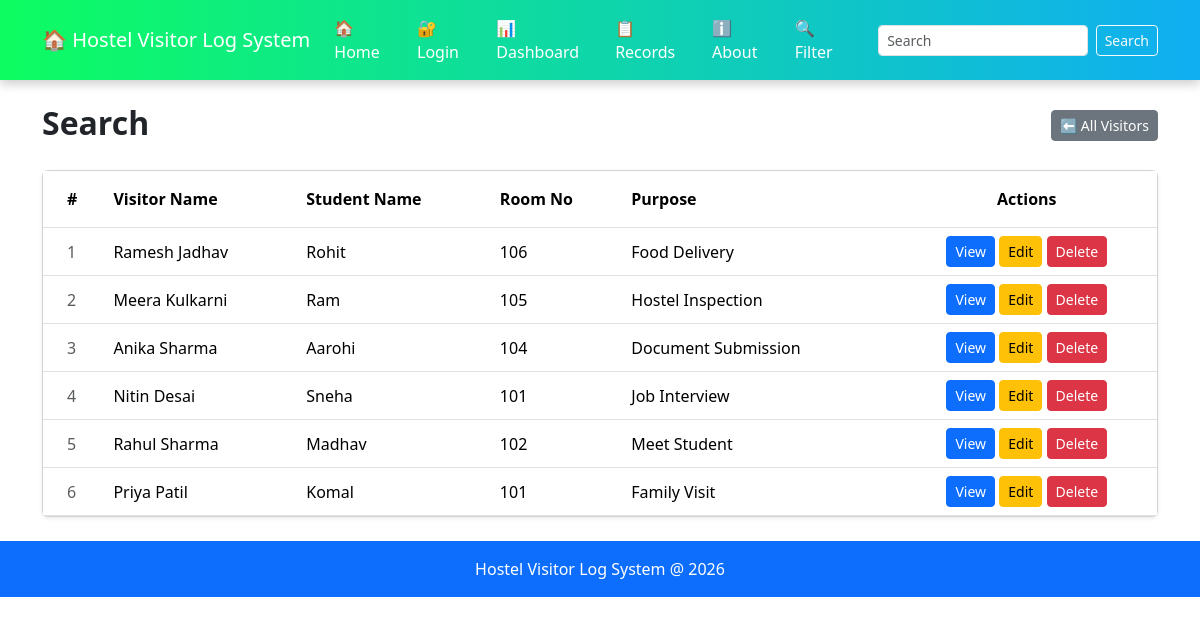
Screenshot of /search with the database file from the repository.
### tables this page shows
CREATE TABLE visitors(
        id INTEGER PRIMARY KEY AUTOINCREMENT,
        visitor_name TEXT NOT NULL,
        student_name TEXT NOT NULL,
        room_no TEXT NOT NULL,
        purpose TEXT NOT NULL
    , photo TEXT DEFAULT 'default.png');

### app.py (the view)
@app.route("/search")
def search():
    q = request.args.get('q','')
    conn = get_db()
    if q:
        visitors = conn.execute('''SELECT * FROM visitors
                                WHERE visitor_name LIKE ?
                                OR student_name LIKE ?
                                OR room_no LIKE ?
                                OR purpose LIKE ?''',
                                (f'%{q}%', f'%{q}%', f'%{q}%',f'%{q}%')).fetchall()
    else:
        visitors = conn.execute('SELECT * FROM visitors ORDER BY id DESC').fetchall()
    conn.close()
    return render_template("search.html", visitors=visitors, query=q)

### app.py (called while the page is built)
def get_db():
    conn = sqlite3.connect("Database.db")
    conn.row_factory = sqlite3.Row
    return conn

### templates/search.html (shortened to what this page needs)
{% extends "base.html" %}
{% block content %}
<div class="d-flex justify-content-between align-items-center mb-4">
    <h2 class = "fw-bold mb-1">Search</h2>
    <a href = "/search" class = "btn btn-secondary btn-sm">
         ⬅️ All Visitors
        </a>
</div>
{% if visitors %}
<div class="card shadow-sm">
    <div class="card-body p-0">
        <div class="table-responsive">
            <table class="table table-hover mb-0">
                <thead style="background-color: #1e3a5f; color:white;">
                    <tr>
                        <th class="py-3 ps-4">#</th>
                        <th class="py-3"> Visitor Name</th>
                        <th class="py-3">Student  Name</th>
                        <th class="py-3">Room No</th>
                        <th class="py-3">Purpose</th>
                        <th class="py-3 text-center">Actions</th>
                    </tr>
                </thead>
                <tbody>
                    {% for visitor  in visitors %}
                    <tr class="align-middle">
                        <td class="ps-4 text-muted">
                            {{ loop.index }}</td>
                        <td>
                            {{ visitor.visitor_name }}
                        </td>
                        <td>
                            {{ visitor.student_name }}
                        </td>
                        <td>
                            {{ visitor.room_no }}
                        </td>
                        <td>
                            {{ visitor.purpose }}
                        </td>
                        <td class="text-center">
                            <a href="/view/{{ visitor.id }}" class="btn btn-sm btn-primary">View</a>
                            <a href="/edit_visitor/{{ visitor.id }}" class="btn btn-sm btn-warning">Edit</a>
                            <a href="/delete/{{ visitor.id }}" class="btn btn-sm btn-danger">Delete</a>
                        </td>
                    </tr>
                    {% endfor %}
                </tbody>
            </table>
        </div>
    </div>
</div>
    </body>
</html>
{% endif %}
{% endblock %}

### rows the page displays
visitors: visitor_name "Ramesh Jadhav", student_name "Rohit", room_no "106", purpose "Food Delivery"
visitors: visitor_name "Meera Kulkarni", student_name "Ram", room_no "105", purpose "Hostel Inspection"
visitors: visitor_name "Anika Sharma", student_name "Aarohi", room_no "104", purpose "Document Submission"
visitors: visitor_name "Nitin Desai", student_name "Sneha", room_no "101", purpose "Job Interview"
visitors: visitor_name "Rahul Sharma", student_name "Madhav", room_no "102", purpose "Meet Student"
visitors: visitor_name "Priya Patil", student_name "Komal", room_no "101", purpose "Family Visit"
